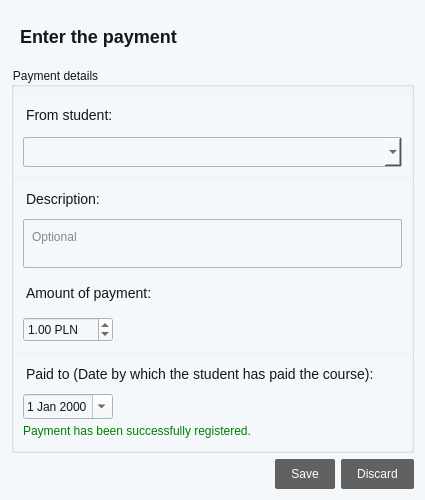
<?xml version="1.0" encoding="UTF-8"?>
<ui version="4.0">
 <class>AddInvoiceForm</class>
 <widget class="QWidget" name="AddInvoiceForm">
  <property name="geometry">
   <rect>
    <x>0</x>
    <y>0</y>
    <width>425</width>
    <height>500</height>
   </rect>
  </property>
  <property name="minimumSize">
   <size>
    <width>425</width>
    <height>500</height>
   </size>
  </property>
  <property name="maximumSize">
   <size>
    <width>425</width>
    <height>500</height>
   </size>
  </property>
  <property name="windowTitle">
   <string>Form</string>
  </property>
  <property name="styleSheet">
   <string notr="true">background: #F5F8FA;
color: #14171A;
font-family:&quot;Segoe UI&quot;,Roboto,&quot;Helvetica Neue&quot;,Arial,&quot;Noto Sans&quot;,sans-serif,&quot;Apple Color Emoji&quot;,&quot;Segoe UI Emoji&quot;,&quot;Segoe UI Symbol&quot;,&quot;Noto Color Emoji&quot;;</string>
  </property>
  <layout class="QVBoxLayout" name="verticalLayout_5">
   <item>
    <widget class="QLabel" name="headerTitle">
     <property name="minimumSize">
      <size>
       <width>0</width>
       <height>50</height>
      </size>
     </property>
     <property name="maximumSize">
      <size>
       <width>16777215</width>
       <height>50</height>
      </size>
     </property>
     <property name="styleSheet">
      <string notr="true">font-size: 18px;
font-weight:500;
padding-left:4px;
</string>
     </property>
     <property name="text">
      <string>Enter the payment</string>
     </property>
    </widget>
   </item>
   <item>
    <widget class="QGroupBox" name="paymentBox">
     <property name="title">
      <string>Payment details</string>
     </property>
     <layout class="QVBoxLayout" name="verticalLayout_6">
      <property name="leftMargin">
       <number>0</number>
      </property>
      <property name="rightMargin">
       <number>0</number>
      </property>
      <item>
       <widget class="QWidget" name="studentWidget" native="true">
        <property name="minimumSize">
         <size>
          <width>0</width>
          <height>80</height>
         </size>
        </property>
        <layout class="QVBoxLayout" name="verticalLayout">
         <item>
          <widget class="QLabel" name="studentLabel">
           <property name="styleSheet">
            <string notr="true">padding-bottom: 6px;
font-size:14px;</string>
           </property>
           <property name="text">
            <string>From student:</string>
           </property>
          </widget>
         </item>
         <item>
          <widget class="QComboBox" name="studentCombo">
           <property name="styleSheet">
            <string notr="true">QComboBox{
	padding: 6px 4px;
	border: 1px solid #aab8c2;
	border-radius: 2px;
}
QComboBox:hover, QComboBox:focus{
	border: 1px solid #14171a;
}</string>
           </property>
          </widget>
         </item>
        </layout>
       </widget>
      </item>
      <item>
       <widget class="QWidget" name="descWidget" native="true">
        <property name="minimumSize">
         <size>
          <width>0</width>
          <height>95</height>
         </size>
        </property>
        <layout class="QVBoxLayout" name="verticalLayout_2">
         <item>
          <widget class="QLabel" name="descLabel">
           <property name="styleSheet">
            <string notr="true">padding-bottom: 6px;
font-size:14px;</string>
           </property>
           <property name="text">
            <string>Description:</string>
           </property>
          </widget>
         </item>
         <item>
          <widget class="QTextEdit" name="descText">
           <property name="maximumSize">
            <size>
             <width>16777215</width>
             <height>50</height>
            </size>
           </property>
           <property name="styleSheet">
            <string notr="true">QTextEdit{
	padding: 6px 4px;
	border: 1px solid #aab8c2;
	border-radius: 2px;
}
QTextEdit:hover, QTextEdit:focus{
	border: 1px solid #14171a;
}</string>
           </property>
           <property name="frameShape">
            <enum>QFrame::StyledPanel</enum>
           </property>
           <property name="frameShadow">
            <enum>QFrame::Plain</enum>
           </property>
           <property name="acceptRichText">
            <bool>false</bool>
           </property>
           <property name="placeholderText">
            <string>Optional</string>
           </property>
          </widget>
         </item>
        </layout>
       </widget>
      </item>
      <item>
       <widget class="QWidget" name="amountWidget" native="true">
        <property name="minimumSize">
         <size>
          <width>0</width>
          <height>80</height>
         </size>
        </property>
        <layout class="QVBoxLayout" name="verticalLayout_3">
         <item>
          <widget class="QLabel" name="amountLabel">
           <property name="styleSheet">
            <string notr="true">padding-bottom: 6px;
font-size:14px;</string>
           </property>
           <property name="text">
            <string>Amount of payment:</string>
           </property>
          </widget>
         </item>
         <item>
          <widget class="QDoubleSpinBox" name="amountSpin">
           <property name="minimumSize">
            <size>
             <width>0</width>
             <height>25</height>
            </size>
           </property>
           <property name="maximumSize">
            <size>
             <width>90</width>
             <height>16777215</height>
            </size>
           </property>
           <property name="styleSheet">
            <string notr="true"/>
           </property>
           <property name="suffix">
            <string> PLN</string>
           </property>
           <property name="minimum">
            <double>0.010000000000000</double>
           </property>
           <property name="maximum">
            <double>99999.990000000005239</double>
           </property>
           <property name="value">
            <double>1.000000000000000</double>
           </property>
          </widget>
         </item>
        </layout>
       </widget>
      </item>
      <item>
       <widget class="QWidget" name="untilWidget" native="true">
        <property name="minimumSize">
         <size>
          <width>0</width>
          <height>90</height>
         </size>
        </property>
        <layout class="QVBoxLayout" name="verticalLayout_4">
         <item>
          <widget class="QLabel" name="untilLabel">
           <property name="styleSheet">
            <string notr="true">padding-bottom: 6px;
font-size:14px;</string>
           </property>
           <property name="text">
            <string>Paid to (Date by which the student has paid the course):</string>
           </property>
          </widget>
         </item>
         <item>
          <widget class="QDateEdit" name="untilDateInput">
           <property name="minimumSize">
            <size>
             <width>0</width>
             <height>25</height>
            </size>
           </property>
           <property name="maximumSize">
            <size>
             <width>90</width>
             <height>16777215</height>
            </size>
           </property>
           <property name="wrapping">
            <bool>false</bool>
           </property>
           <property name="frame">
            <bool>true</bool>
           </property>
           <property name="specialValueText">
            <string/>
           </property>
           <property name="calendarPopup">
            <bool>true</bool>
           </property>
          </widget>
         </item>
         <item>
          <widget class="QLabel" name="successLabel">
           <property name="enabled">
            <bool>true</bool>
           </property>
           <property name="styleSheet">
            <string notr="true">color: green</string>
           </property>
           <property name="text">
            <string>Payment has been successfully registered.</string>
           </property>
          </widget>
         </item>
        </layout>
       </widget>
      </item>
     </layout>
    </widget>
   </item>
   <item>
    <widget class="QDialogButtonBox" name="buttonBox">
     <property name="styleSheet">
      <string notr="true">
QPushButton {
background: #616161;
border-radius: 2px;
color: #fff;
padding: 8px 16px;
}</string>
     </property>
     <property name="standardButtons">
      <set>QDialogButtonBox::Discard|QDialogButtonBox::Save</set>
     </property>
    </widget>
   </item>
  </layout>
 </widget>
 <resources/>
 <connections/>
</ui>
